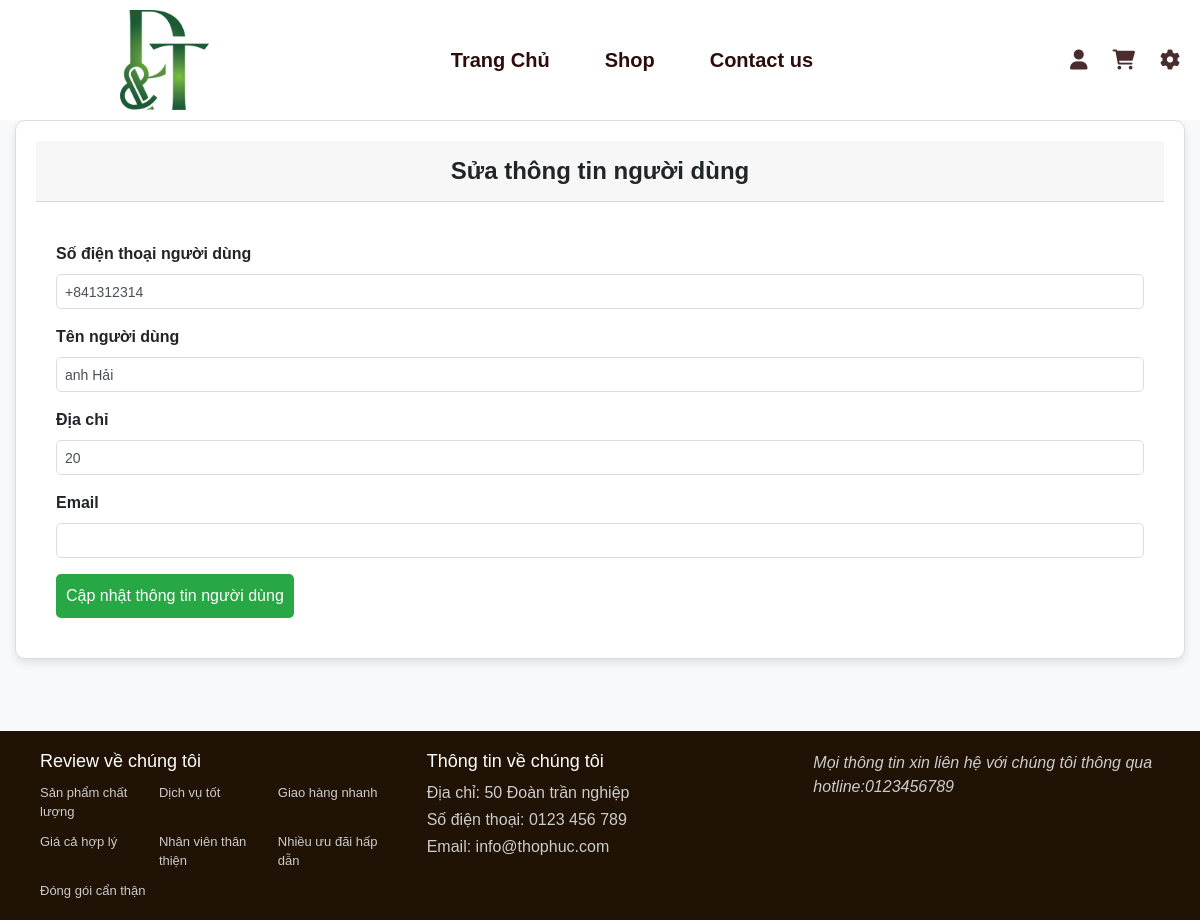
The page /Quanly/suand.php?id=22 on the database its author committed.
### tables this page shows
CREATE TABLE `customer` (
  `customer_id` int(11) NOT NULL,
  `phone_number` varchar(11) NOT NULL,
  `customer_name` varchar(50) DEFAULT NULL,
  `address` varchar(50) DEFAULT NULL,
  `point` int(11) NOT NULL,
  `role_id` int(5) NOT NULL
);

### Quanly/suand.php (the view, shortened to what this page needs)
<?php
include '../database/connect.php';
include '../thanhgiaodien/header.php';
if (isset($_GET['id'])) {
    $customer_id = $_GET['id'];
    $stmt = $conn->prepare("SELECT * FROM customer WHERE customer_id = ?");
    $stmt->bind_param("i", $customer_id);
    $stmt->execute();
    $result = $stmt->get_result();
    if ($result->num_rows > 0) {
        $customer = $result->fetch_assoc();
    } else {
        echo "người dùng không tồn tại.";
        exit();
    }
}
?>
<!DOCTYPE html>
<html lang="vi">
<head>
    <link rel="stylesheet" href="../path/to/your/css/bootstrap.min.css">
</head>
<body>
    <div class="container-fluid">
        <div class="card">
            <div class="card-header">Sửa thông tin người dùng</div>
            <div class="card-body">
                <form method="post" enctype="multipart/form-data">
                    <div class="mb-3">
                        <label class="form-label">Số điện thoại người dùng</label>
                        <input type="text" name="phone_number" value="<?= $customer['phone_number'] ?>"
                            class="form-control" required />
                    </div>
                    <div class="mb-3">
                        <label class="form-label">Tên người dùng</label>
                        <input type="text" name="customer_name" value="<?= $customer['customer_name'] ?>"
                            class="form-control" />
                    </div>
                    <div class="mb-3">
                        <label class="form-label">Địa chỉ</label>
                        <input type="text" name="address" value="<?= $customer['address'] ?>" class="form-control" />
                    </div>
                    <div class="mb-3">
                        <label class="form-label">Email</label>
                        <input type="text" name="gmail" value="<?= $customer['gmail'] ?>" class="form-control" />
                    </div>
                    <button name="submit" type="submit" class="btn btn-success">Cập nhật thông tin người dùng</button>
                </form>
            </div>
        </div>
    </div>
</body>
</html>
<?php include '../Thanhgiaodien/footer.php'; ?>

### csspage/head.css (style rules this page uses)
* { margin: 0; padding: 0; box-sizing: border-box; }
body { background-color: rgb(255, 255, 255); }

### csspage/footer.css (style rules this page uses)
* { margin: 0; padding: 0; box-sizing: border-box; }
body { font-family: Arial, sans-serif; display: flex; flex-direction: column; min-height: 100vh; }

### Quanly/suand.php (style rules this page uses)
body { position: relative; top: 120px; display: flex; justify-content: center; align-items: center; height: 600px; margin: 0; background-color: #f8f9fa; font-family: Arial, sans-serif; }
.card { width: 100%; background: #ffffff; border: 1px solid #ddd; border-radius: 10px; box-shadow: 0 4px 8px rgba(0, 0, 0, 0.1); padding: 20px; }
.card-header { font-size: 24px; font-weight: bold; margin-bottom: 20px; text-align: center; }
.form-label { font-weight: bold; text-align: right; }
.form-control { width: 100%; padding: 8px; border: 1px solid #ddd; border-radius: 5px; font-size: 14px; }
.btn { grid-column: 1 / -1; padding: 10px; font-size: 16px; background: #28a745; border: none; color: white; border-radius: 5px; cursor: pointer; }

### rows shown on the page
customer: phone_number "+841312314", customer_name "anh Hải", address "20"
